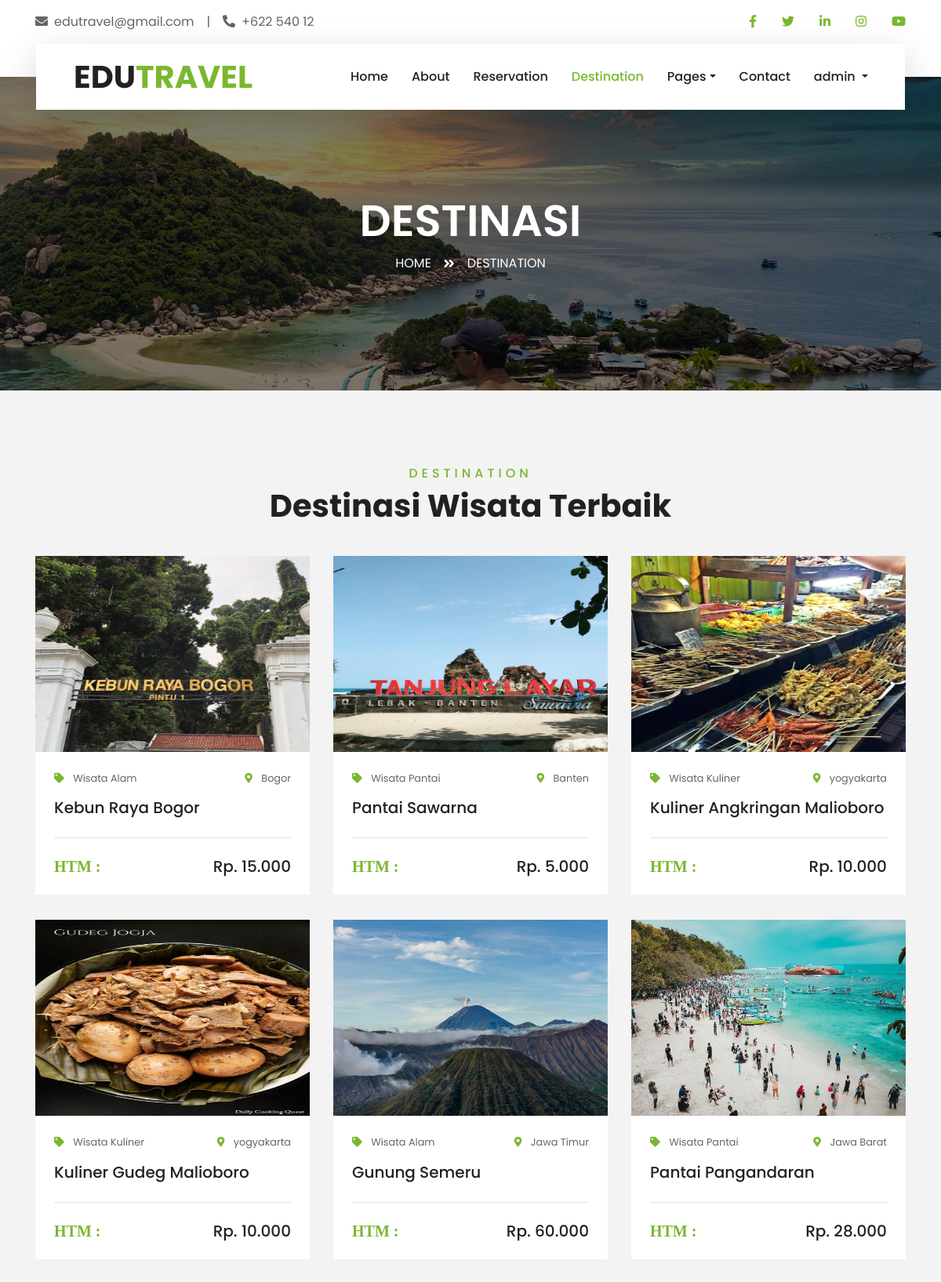
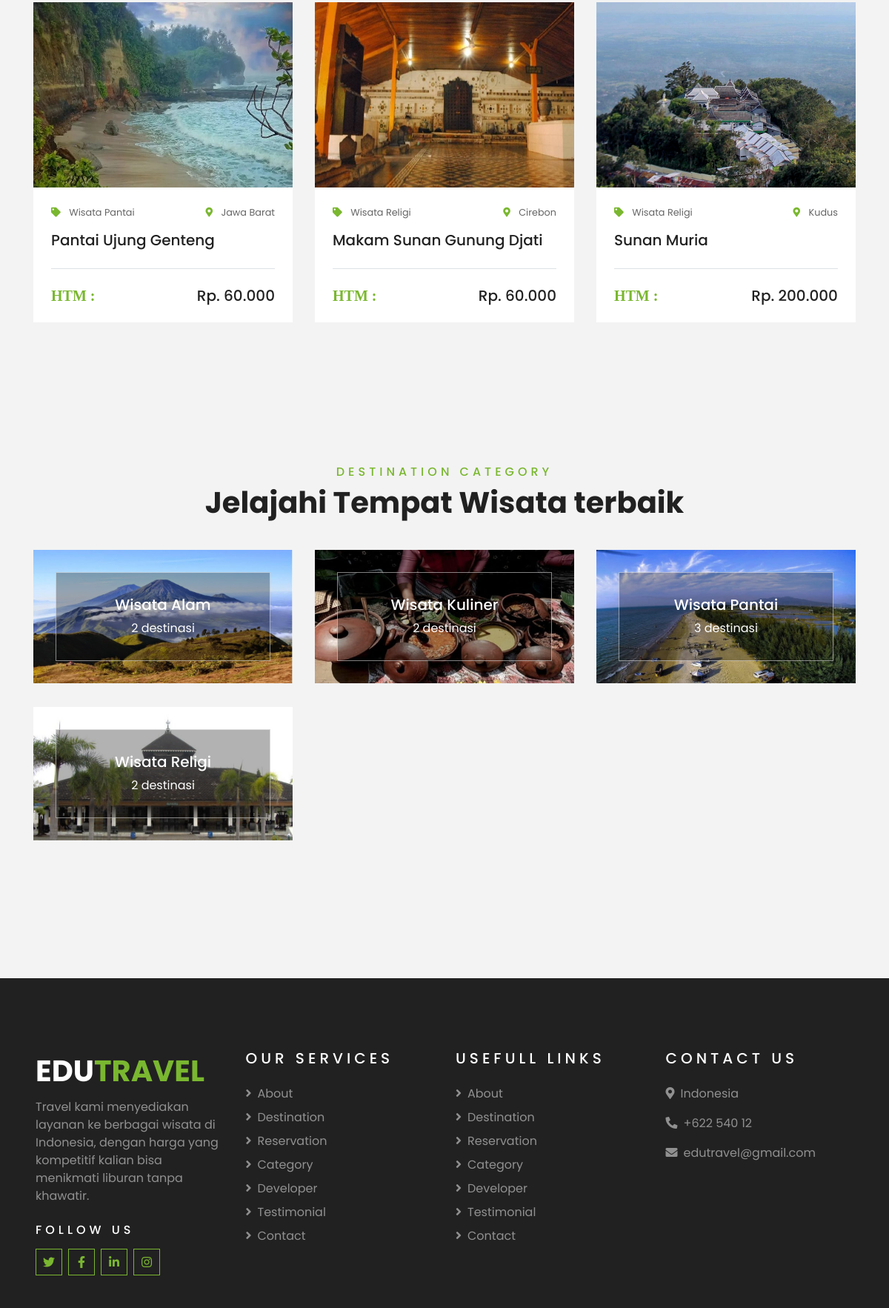
/travelling/main_page/destination.php (signed in, upper part), run on the app's committed database (2 pictures, top to bottom).
### tables this page shows
CREATE TABLE `destinasi` (
  `id_destinasi` int(11) NOT NULL,
  `nama_destinasi` varchar(100) NOT NULL,
  `gambar` text NOT NULL,
  `lokasi` varchar(250) NOT NULL,
  `harga` decimal(10,2) NOT NULL,
  `deskripsi` varchar(500) NOT NULL,
  `id_kategori` int(11) NOT NULL
);

CREATE TABLE `kategori` (
  `id_kategori` int(11) NOT NULL,
  `nama_kategori` varchar(100) NOT NULL,
  `gambar_kategori` text NOT NULL
);

### travelling/main_page/destination.php (the view, shortened to what this page needs)
<?php
if (isset($_SESSION['username'])) {
    $loggedInUsername = $_SESSION['username'];
} else {
    header("Location: login.php");
    exit();
}
?>
<!DOCTYPE html>
<html lang="en">
<head>
    <link href="https://cdnjs.cloudflare.com/ajax/libs/font-awesome/5.10.0/css/all.min.css" rel="stylesheet">
    <link href="lib/owlcarousel/assets/owl.carousel.min.css" rel="stylesheet">
    <link href="lib/tempusdominus/css/tempusdominus-bootstrap-4.min.css" rel="stylesheet" />
    <link href="css/style.css" rel="stylesheet">
</head>
<body>
    <div class="container-fluid bg-light pt-3 d-none d-lg-block">
        <div class="container">
            <div class="row">
                <div class="col-lg-6 text-center text-lg-left mb-2 mb-lg-0">
                    <div class="d-inline-flex align-items-center">
                        <p><i class="fa fa-envelope mr-2"></i>edutravel@gmail.com</p>
                        <p class="text-body px-3">|</p>
                        <p><i class="fa fa-phone-alt mr-2"></i>+622 540 12</p>
                    </div>
                </div>
                <div class="col-lg-6 text-center text-lg-right">
                    <div class="d-inline-flex align-items-center">
                        <a class="text-primary px-3" href="https://www.facebook.com">
                            <i class="fab fa-facebook-f"></i>
                        </a>
                        <a class="text-primary px-3" href="https://www.twitter.com">
                            <i class="fab fa-twitter"></i>
                        </a>
                        <a class="text-primary px-3" href="https://www.linkedin.com">
                            <i class="fab fa-linkedin-in"></i>
                        </a>
                        <a class="text-primary px-3" href="https://www.instagram.com">
                            <i class="fab fa-instagram"></i>
                        </a>
                        <a class="text-primary pl-3" href="https://www.youtube.com">
                            <i class="fab fa-youtube"></i>
                        </a>
                    </div>
                </div>
            </div>
        </div>
    </div>
    <div class="container-fluid position-relative nav-bar p-0">
        <div class="container-lg position-relative p-0 px-lg-3" style="z-index: 9;">
            <nav class="navbar navbar-expand-lg bg-light navbar-light shadow-lg py-3 py-lg-0 pl-3 pl-lg-5">
                <a href="index.php" class="navbar-brand">
                    <h1 class="m-0 text-primary"><span class="text-dark">EDU</span>TRAVEL</h1>
                </a>
                <div class="collapse navbar-collapse justify-content-between px-3" id="navbarCollapse">
                    <div class="navbar-nav ml-auto py-0">
                        <a href="index.php" class="nav-item nav-link">Home</a>
                        <a href="about.php" class="nav-item nav-link">About</a>
                        <a href="reservation.php" class="nav-item nav-link">Reservation</a>
                        <a href="destination.php" class="nav-item nav-link active">Destination</a>
                        <div class="nav-item dropdown">
                            <a href="#" class="nav-link dropdown-toggle" data-toggle="dropdown">Pages</a>
                        </div>
                        <a href="contact.php" class="nav-item nav-link">Contact</a>
                        <?php
                        if (isset($loggedInUsername)) {
                            ?>
                            <div class="nav-item dropdown">
                                <a href="#" class="nav-link dropdown-toggle" data-toggle="dropdown">
                                    <?php echo $loggedInUsername; ?>
                                </a>
                            </div>
                            <?php
                        }
                        ?>
                    </div>
                </div>
            </nav>
        </div>
    </div>
    <div class="container-fluid page-header">
        <div class="container">
            <div class="d-flex flex-column align-items-center justify-content-center" style="min-height: 400px">
                <h3 class="display-4 text-white text-uppercase">Destinasi</h3>
                <div class="d-inline-flex text-white">
                    <p class="m-0 text-uppercase"><a class="text-white" href="index.php">Home</a></p>
                    <i class="fa fa-angle-double-right pt-1 px-3"></i>
                    <p class="m-0 text-uppercase">Destination</p>
                </div>
            </div>
        </div>
    </div>
    <div class="container-fluid py-5">
        <div class="container pt-5 pb-3">
            <div class="text-center mb-3 pb-3">
                <h6 class="text-primary text-uppercase" style="letter-spacing: 5px;">Destination</h6>
                <h1>Destinasi Wisata Terbaik</h1>
            </div>
            <div class="row">
                <?php
                include '../koneksi.php';
                $query = mysqli_query($koneksi, "SELECT * FROM `destinasi` as d JOIN `kategori` as k ON d.id_kategori=k.id_kategori where id_destinasi=id_destinasi ORDER BY id_destinasi ASC");
                ?>
                <?php
                if (mysqli_num_rows($query) > 0) {
                    while ($data = mysqli_fetch_array($query)) {
                        ?>
                        <div class="col-lg-4 col-md-6 mb-4">
                            <div class="package-item bg-white mb-2">
                                <img class="img-fluid" src="<?php echo $data["gambar"] ?>" style="width:350px; height:250px;">
                                <div class="p-4">
                                    <div class="d-flex justify-content-between mb-3">
                                        <small class="m-0"><i class="fas fa-tag text-primary mr-2"></i>
                                            <?php echo $data["nama_kategori"] ?>
                                        </small>
                                        <small class="m-0"><i class="fa fa-map-marker-alt text-primary mr-2"></i>
                                            <?php echo $data["lokasi"] ?>
                                        </small>
                                    </div>
                                    <a class="h5 text-decoration-none"
                                        href="detail_destination.php?id_destinasi=<?php echo $data["id_destinasi"] ?>">
                                        <?php echo $data["nama_destinasi"] ?>
                                    </a>
                                    <div class="border-top mt-4 pt-4">
                                        <div class="d-flex justify-content-between">
                                            <h5 class="m-0"><i class="fas text-primary mr-2"> HTM :</i></h5>
                                            <h5 class="m-0">
                                                <?php echo "Rp. " . number_format($data["harga"], 0, ',', '.') ?>
                                            </h5>
                                        </div>
                                    </div>
                                </div>
                            </div>
                        </div>
                    <?php } ?>
                <?php } ?>
            </div>
        </div>
    </div>
    <div class="container-fluid py-5">
        <div class="container pt-5 pb-3">
            <div class="text-center mb-3 pb-3">
                <h6 class="text-primary text-uppercase" style="letter-spacing: 5px;">Destination Category</h6>
                <h1>Jelajahi Tempat Wisata terbaik</h1>
            </div>
            <div class="row">
                <?php
                include '../koneksi.php';
                $query = mysqli_query($koneksi, "SELECT *, COUNT(d.id_kategori) as jumlah FROM `kategori` as k JOIN `destinasi` as d ON k.id_kategori=d.id_kategori where k.id_kategori=k.id_kategori GROUP BY d.id_kategori;");
                ?>
                <?php
                if (mysqli_num_rows($query) > 0) {
                    while ($data = mysqli_fetch_array($query)) {
                        ?>
                        <div class="col-lg-4 col-md-6 mb-4">
                            <div class="destination-item position-relative overflow-hidden mb-2">
                                <img class="img-fluid" src="<?php echo $data["gambar_kategori"] ?>"
                                    style="width:500px; height: 180px;">
                                <a class="destination-overlay text-white text-decoration-none"
                                    href="detail_kategori.php?id_kategori=<?php echo $data["id_kategori"] ?>">
                                    <h5 class="text-white"></i>
                                        <?php echo $data["nama_kategori"] ?>
                                    </h5>
                                    <span>
                                        <?php echo $data["jumlah"] ?> destinasi
                                    </span>
                                </a>
                            </div>
                        </div>
                    <?php } ?>
                <?php } ?>
            </div>
        </div>
    </div>
    <div class="container-fluid bg-dark text-white-50 py-5 px-sm-3 px-lg-5" style="margin-top: 90px;">
        <div class="row pt-5">
            <div class="col-lg-3 col-md-6 mb-5">
                <a href="" class="navbar-brand">
                    <h1 class="text-primary"><span class="text-white">EDU</span>TRAVEL</h1>
                </a>
                <p>Travel kami menyediakan layanan ke berbagai wisata di Indonesia, dengan harga yang kompetitif kalian
                    bisa menikmati liburan tanpa khawatir.</p>
                <h6 class="text-white text-uppercase mt-4 mb-3" style="letter-spacing: 5px;">Follow Us</h6>
                <div class="d-flex justify-content-start">
                    <a class="btn btn-outline-primary btn-square mr-2" href="https://www.twitter.com"><i
                            class="fab fa-twitter"></i></a>
                    <a class="btn btn-outline-primary btn-square mr-2" href="https://www.facebook.com"><i
                            class="fab fa-facebook-f"></i></a>
                    <a class="btn btn-outline-primary btn-square mr-2" href="https://www.linkedin.com"><i
                            class="fab fa-linkedin-in"></i></a>
                    <a class="btn btn-outline-primary btn-square" href="https://www.instagram.com"><i
                            class="fab fa-instagram"></i></a>
                </div>
            </div>
            <div class="col-lg-3 col-md-6 mb-5">
                <h5 class="text-white text-uppercase mb-4" style="letter-spacing: 5px;">Our Services</h5>
                <div class="d-flex flex-column justify-content-start">
                    <a class="text-white-50 mb-2" href="about.php"><i class="fa fa-angle-right mr-2"></i>About</a>
                    <a class="text-white-50 mb-2" href="destination.php"><i
                            class="fa fa-angle-right mr-2"></i>Destination</a>
                    <a class="text-white-50 mb-2" href="reservation.php"><i
                            class="fa fa-angle-right mr-2"></i>Reservation</a>
                    <a class="text-white-50 mb-2" href="category.php"><i class="fa fa-angle-right mr-2"></i>Category</a>
                    <a class="text-white-50 mb-2" href="developer.php"><i
                            class="fa fa-angle-right mr-2"></i>Developer</a>
                    <a class="text-white-50 mb-2" href="testimonial.php"><i
                            class="fa fa-angle-right mr-2"></i>Testimonial</a>
                    <a class="text-white-50 mb-2" href="contact.php"><i class="fa fa-angle-right mr-2"></i>Contact</a>
                </div>
            </div>
            <div class="col-lg-3 col-md-6 mb-5">
                <h5 class="text-white text-uppercase mb-4" style="letter-spacing: 5px;">Usefull Links</h5>
                <div class="d-flex flex-column justify-content-start">
                    <a class="text-white-50 mb-2" href="about.php"><i class="fa fa-angle-right mr-2"></i>About</a>
                    <a class="text-white-50 mb-2" href="destination.php"><i
                            class="fa fa-angle-right mr-2"></i>Destination</a>
                    <a class="text-white-50 mb-2" href="reservation.php"><i
                            class="fa fa-angle-right mr-2"></i>Reservation</a>
                    <a class="text-white-50 mb-2" href="category.php"><i class="fa fa-angle-right mr-2"></i>Category</a>
                    <a class="text-white-50 mb-2" href="developer.php"><i
                            class="fa fa-angle-right mr-2"></i>Developer</a>
                    <a class="text-white-50 mb-2" href="testimonial.php"><i
                            class="fa fa-angle-right mr-2"></i>Testimonial</a>
                    <a class="text-white-50 mb-2" href="contact.php"><i class="fa fa-angle-right mr-2"></i>Contact</a>
                </div>
            </div>
            <div class="col-lg-3 col-md-6 mb-5">
                <h5 class="text-white text-uppercase mb-4" style="letter-spacing: 5px;">Contact Us</h5>
                <p><i class="fa fa-map-marker-alt mr-2"></i>Indonesia</p>
                <p><i class="fa fa-phone-alt mr-2"></i>+622 540 12</p>
                <p><i class="fa fa-envelope mr-2"></i>edutravel@gmail.com</p>
            </div>
        </div>
    </div>
</body>
</html>

### data on the page
destinasi: gambar (picture), id_kategori.nama_kategori "Wisata Alam", lokasi "Bogor", nama_destinasi "Kebun Raya Bogor", harga "15.000", id_kategori.gambar_kategori (picture), jumlah "2"
destinasi: gambar (picture), id_kategori.nama_kategori "Wisata Pantai", lokasi "Banten", nama_destinasi "Pantai Sawarna", harga "5.000", id_kategori.gambar_kategori (picture), jumlah "3"
destinasi: gambar (picture), id_kategori.nama_kategori "Wisata Kuliner", lokasi "yogyakarta", nama_destinasi "Kuliner Angkringan Malioboro", harga "10.000", id_kategori.gambar_kategori (picture), jumlah "2"
destinasi: gambar (picture), id_kategori.nama_kategori "Wisata Kuliner", lokasi "yogyakarta", nama_destinasi "Kuliner Gudeg Malioboro", harga "10.000"
destinasi: gambar (picture), id_kategori.nama_kategori "Wisata Alam", lokasi "Jawa Timur", nama_destinasi "Gunung Semeru", harga "60.000"
destinasi: gambar (picture), id_kategori.nama_kategori "Wisata Pantai", lokasi "Jawa Barat", nama_destinasi "Pantai Pangandaran", harga "28.000"
destinasi: gambar (picture), id_kategori.nama_kategori "Wisata Pantai", lokasi "Jawa Barat", nama_destinasi "Pantai Ujung Genteng", harga "60.000"
destinasi: gambar (picture), id_kategori.nama_kategori "Wisata Religi", lokasi "Cirebon", nama_destinasi "Makam Sunan Gunung Djati", harga "60.000", id_kategori.gambar_kategori (picture), jumlah "2"
destinasi: gambar (picture), id_kategori.nama_kategori "Wisata Religi", lokasi "Kudus", nama_destinasi "Sunan Muria", harga "200.000"

### other printed values
$loggedInUsername "admin"
